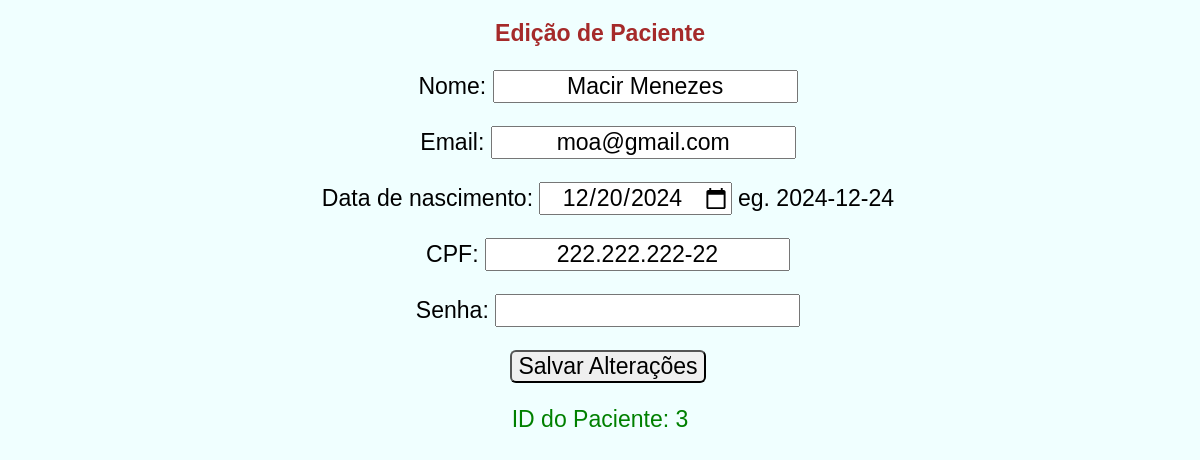
The page /portal_do_paciente/paciente/3/editar/ (signed in) on the database its author committed.
### pacientes/models.py (models this page shows, shortened)
class Paciente(AbstractBaseUser, PermissionsMixin):
    id = models.AutoField(primary_key=True)
    nome = models.CharField(
        max_length=100,
        validators=[
            RegexValidator(
                regex='^[a-zA-Z\s]+$',
                message='O nome deve conter apenas letras e espaços.',
                code='invalid_name'
            )
        ]
    )
    email = models.EmailField(
        max_length=100,
        unique=True,
        blank=False,
        null=False
    )  # Email é obrigatório e validado
    data_de_nascimento = models.DateField(
        default=timezone.now,
        help_text=f'eg. {str(timezone.now().date())}'
    )
    cpf = models.CharField(
        max_length=14,
        unique=True,
        null=False,
        blank=False,
        validators=[
            MinLengthValidator(
                14,
                message='O CPF deve ter 14 dígitos .'
            )
        ]
    )
    password = models.CharField(
        max_length=25,
        unique=True,
        null=False,
        blank=False,
        validators=[
            MinLengthValidator(
                8,
                message='A senha deve ter pelo menos 8 dígitos.'
            )
        ]
    )
    is_staff = models.BooleanField(default=False)
    is_superuser = models.BooleanField(default=False)
    is_active = models.BooleanField(default=True)
    USERNAME_FIELD = 'cpf'  # Define o CPF como o campo de identificação principal
    REQUIRED_FIELDS = ['email', 'password']  # Email agora é opcional
    objects = PacienteManager()
    groups = models.ManyToManyField(
        'auth.Group',
        related_name='paciente_set',  # Nome exclusivo para o relacionamento do Paciente
        blank=True
    )
    user_permissions = models.ManyToManyField(
        'auth.Permission',
        related_name='paciente_permissions_set',  # Nome exclusivo para o relacionamento do Paciente
        blank=True
    )

### portal_do_paciente/views.py (the view)
# urls.py: path('paciente/<int:id>/editar/', views.editar_paciente, name='editar_paciente'),
@login_required
def editar_paciente(request, id):
    paciente = get_object_or_404(Paciente, id=id) # Usa get_object_or_404 para lidar com Paciente inexistente
    if request.method == 'POST':
        form = PacienteForm(request.POST, instance=paciente)
        if form.is_valid():
            paciente = form.save(commit=False)  # Cria o objeto Paciente, mas não salva ainda
            paciente.set_password(form.cleaned_data['password'])
            paciente.data_de_nascimento = form.cleaned_data['data_de_nascimento']
            paciente.is_staff = False
            paciente.is_superuser = False
            paciente.is_active = True
            paciente.save()
            return redirect('portal_do_paciente',id=id) # Redireciona para o portal do paciente
        else:
            contexto = {'form': form, 'paciente': paciente, 'erro': 'Formulário inválido. Verifique os campos.'}
            return render(request, 'editar_paciente.html', contexto) # Renderiza a mesma página com os erros
    else:
        form = PacienteForm(instance=paciente)
    context = {'form': form, 'paciente': paciente}
    return render(request, 'editar_paciente.html', context)

### pacientes/forms.py
class PacienteForm(forms.ModelForm):
    class Meta:
        model = Paciente
        fields = ['nome', 'email', 'data_de_nascimento', 'cpf', 'password']
        widgets = {
            'password': forms.PasswordInput(),
            'data_de_nascimento': forms.DateInput(
                format="%Y-%m-%d",
                attrs={'type': 'date'}
            ),
            'nome': forms.TextInput(attrs={'class': 'form-control'}),
            'email': forms.EmailInput(attrs={'class': 'form-control'}),
            'cpf': forms.TextInput(attrs={'class': 'form-control'}),
        }
        data_de_nascimento = forms.DateField(
            widget=forms.DateInput(
                format="%Y-%m-%d",
                attrs={'type': 'date'}
            ),
            input_formats=["%Y-%m-%d"],
            validators=[validate_future_date],
        )
    cpf = forms.CharField(label="CPF", widget=forms.TextInput(attrs={'class': 'form-control'}))
    password = forms.CharField(widget=forms.PasswordInput(attrs={'class': 'form-control'}), label="Senha")

### portal_do_paciente/templates/editar_paciente.html (shortened to what this page needs)
{% load static %}
<link rel="stylesheet" href="{% static 'css/style_editar.css' %}">
<h1>Edição de Paciente</h1>
<form method="post">
    {{ form.as_p }}
    <button type="submit">Salvar Alterações</button>
</form>
<p>ID do Paciente: {{ paciente.id }}</p>

### static/css/style_editar.css (style rules this page uses)
@media (min-width: 768px) { * { color:black; font-size: 1.7rem; font-family: sans-serif; } }
@media (min-width: 768px) { h1 { color: brown; margin: 200px; } }
@media (min-width: 768px) { button { border-radius: 6px; } }
@media (min-width: 768px) { p { color:green } }
@media (min-width: 768px) { form { display: block; width: 100vw; } }
@media (min-width: 1200px) { * { text-align: center; color:black; font-size: 1.2rem; font-family: sans-serif; } }
@media (min-width: 1200px) { h1 { margin: 20px; } }
@media (min-width: 1200px) { button { border-radius: 6px; } }
@media (min-width: 1200px) { p { color:green } }
@media (min-width: 1200px) { * { color:black; font-size: 1.2rem; font-family: sans-serif; } }

### rows shown on the page
Paciente: nome "Macir Menezes", email "moa@gmail.com", data_de_nascimento "12/20/2024", cpf "222.222.222-22", id "3"
